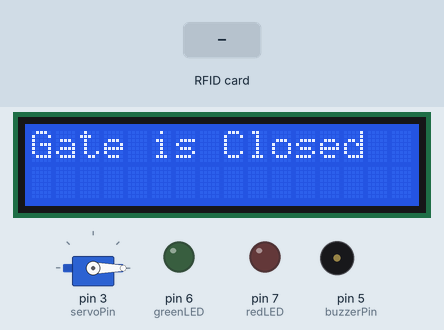
This sketch was run on a simulated Arduino Uno, built with avr-gcc and run on an emulated ATmega328P. Parts: servo, 16×2 character LCD, output pins drawn as LEDs (lit = HIGH), buzzer (waves = sounding). The test bench sets the inputs (shaded band). Random numbers use the default seed unless the sketch sets one; pins used as bus, display or sensor lines are not drawn; what the sketch prints to the serial monitor is not drawn.

Above: at 1.3 s.
1.4 s: RFID card 22 D4 70 53 held to the reader
At 1.77 s:
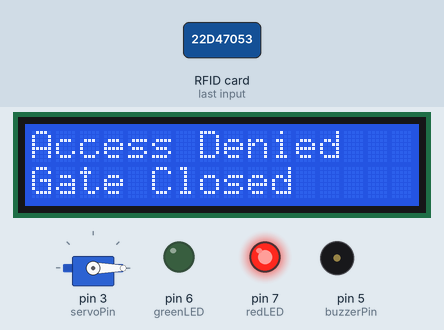
At 3.2 s:
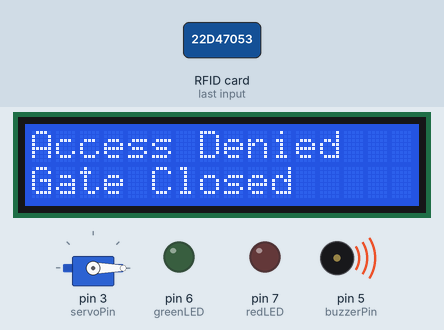
3.3 s: RFID card 5E 7A 19 C4 held to the reader
At 4.7 s:
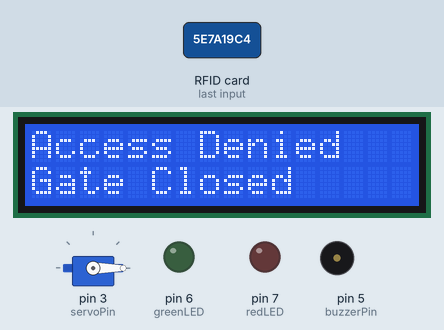
Timing chart, 0 to 6.3 s (numbered marks = the images above; inputs shaded):
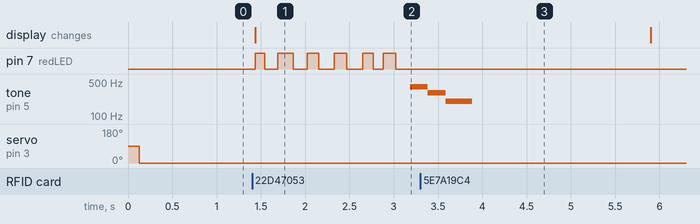

Measured:
- after the input at 1.4 s, pin 7 (redLED): goes HIGH 0.11 s, LOW 0.15 s, HIGH 0.17 s, 3 × (LOW 0.16 s, HIGH 0.13 s), LOW 0.11 s, HIGH 0.14 s, then LOW, starting at once; tone on pin 5 (buzzerPin): silent → 400 Hz after 1.8 s; the display: changes at once (image 1)

The sketch:

metro_gate.ino
```cpp
#include <Servo.h>
#include <Wire.h>
#include <LiquidCrystal_I2C.h>
#include <SPI.h>
#include <MFRC522.h>

#define SS_PIN 10
#define RST_PIN 9

MFRC522 mfrc522(SS_PIN, RST_PIN);
Servo gateServo;
LiquidCrystal_I2C lcd(0x27, 16, 2);

const int greenLED = 6;
const int redLED = 7;
const int buzzerPin = 5;
const int servoPin = 3;

String allowedUID = "3f636a6";
String rejectedUID = "22d47053";

void setup() {
  Serial.begin(9600);
  SPI.begin();
  mfrc522.PCD_Init();
  gateServo.attach(servoPin);
  pinMode(greenLED, OUTPUT);
  pinMode(redLED, OUTPUT);
  pinMode(buzzerPin, OUTPUT);

  lcd.init();
  lcd.backlight();
  lcd.setCursor(0, 0);
  lcd.print("Gate is Closed");
  gateServo.write(0); // Closed
}

void loop() {
  if (!mfrc522.PICC_IsNewCardPresent() || !mfrc522.PICC_ReadCardSerial()) return;

  String tagID = "";
  for (byte i = 0; i < mfrc522.uid.size; i++) {
    tagID += String(mfrc522.uid.uidByte[i], HEX);
  }
  tagID.toLowerCase();
  Serial.println("Tag ID: " + tagID);

  if (tagID == allowedUID) {
    lcd.clear();
    lcd.setCursor(0, 0);
    lcd.print("Access Granted");
    lcd.setCursor(0, 1);
    lcd.print("Gate Opened");

    digitalWrite(greenLED, HIGH);
    digitalWrite(redLED, LOW);
    stylishTone();
    gateServo.write(90);

    delay(3000);

    gateServo.write(0);
    digitalWrite(greenLED, LOW);
    beepOnce();
    lcd.clear();
    lcd.setCursor(0, 0);
    lcd.print("Gate is Closed");

  } else if (tagID == rejectedUID) {
    lcd.clear();
    lcd.setCursor(0, 0);
    lcd.print("Access Denied");
    lcd.setCursor(0, 1);
    lcd.print("Gate Closed");

    digitalWrite(greenLED, LOW);
    blinkRedLED();
    rejectionSound();

    gateServo.write(0);
    delay(2000);
    lcd.clear();
    lcd.setCursor(0, 0);
    lcd.print("Gate is Closed");
  }

  mfrc522.PICC_HaltA();
  mfrc522.PCD_StopCrypto1();
}

void stylishTone() {
  tone(buzzerPin, 1000, 200);
  delay(250);
  tone(buzzerPin, 1200, 200);
  delay(250);
  tone(buzzerPin, 1500, 300);
  delay(300);
  noTone(buzzerPin);
}

void beepOnce() {
  tone(buzzerPin, 1000, 100);
  delay(150);
  noTone(buzzerPin);
}

void blinkRedLED() {
  for (int i = 0; i < 6; i++) {
    digitalWrite(redLED, HIGH);
    delay(random(100, 200));
    digitalWrite(redLED, LOW);
    delay(random(100, 200));
  }
}

void rejectionSound() {
  tone(buzzerPin, 400, 200);
  delay(200);
  tone(buzzerPin, 300, 200);
  delay(200);
  tone(buzzerPin, 200, 300);
  delay(300);
  noTone(buzzerPin);
}
```
